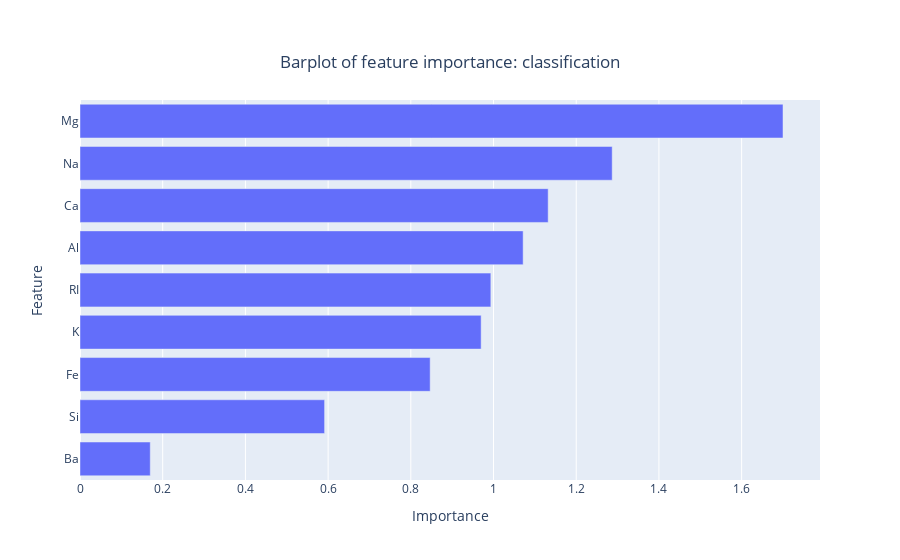

The code cell stored with this chart in its notebook:
### Code cell
acme_cb.bar_plot()

### Figure 1 — Plotly figure (JSON) as saved in the notebook; plotly's stock layout.template omitted (floating-point values rounded to 4 significant figures)
{"data": [{"alignmentgroup": "True", "hovertemplate": "Importance=%{x}<br>Feature=%{y}<extra></extra>", "legendgroup": "", "marker": {"color": "#636efa", "pattern": {"shape": ""}}, "name": "", "offsetgroup": "", "orientation": "h", "showlegend": false, "textposition": "auto", "type": "bar", "x": [0.1699, 0.5915, 0.8468, 0.9701, 0.9935, 1.072, 1.132, 1.287, 1.7], "xaxis": "x", "y": ["Ba", "Si", "Fe", "K", "RI", "Al", "Ca", "Na", "Mg"], "yaxis": "y"}], "layout": {"barmode": "relative", "legend": {"tracegroupgap": 0}, "title": {"text": "Barplot of feature importance: classification", "x": 0.5, "xanchor": "center", "y": 0.9, "yanchor": "top"}, "xaxis": {"anchor": "y", "domain": [0, 1], "title": {"text": "Importance"}}, "yaxis": {"anchor": "x", "domain": [0, 1], "title": {"text": "Feature"}}}}
